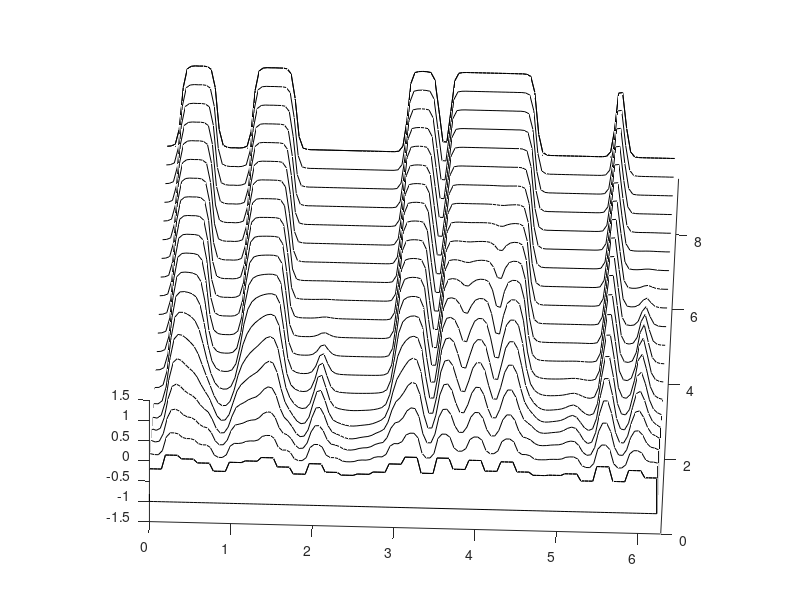
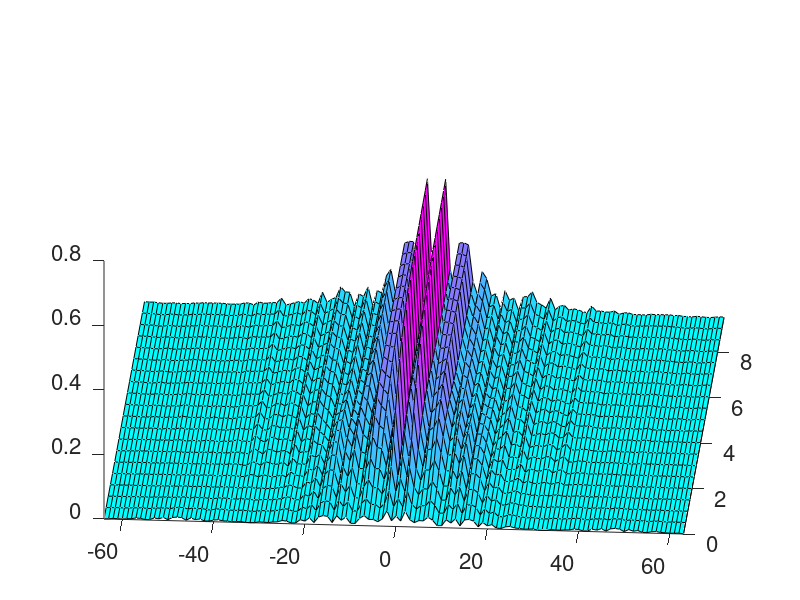

The MATLAB source for these figures, in order: (Note: this script raises an error after producing the figures.)
% ac.m solving u_t=u_xx+u-u^3 by semi-implicit time stepping via FFT 
n=128; dx=2*pi/n; x=0:dx:2*pi-dx; nu=0.001; h=0.1; 
ssteps=5; % ssteps=small steps, internal integration loop 
psteps=20;% psteps=plotting steps=number of time slices to plot 
tmax=h*(psteps-1)*ssteps;t=0; % holds F-multipliers 
nv = fftshift(-n/2:1:n/2-1);mu=1./(1+nv.^2*h*nu); % holds F-multipliers 
% generate IC 'blockwise random' 
nb=4; u0=[]; for k=1:n/nb; u0=[u0 0.5*(rand(1,1)-0.5)*ones(1,nb)]; end
tv=0:h*ssteps:h*(psteps-1)*ssteps; 
[X,T]=meshgrid(x,tv); [N,T]=meshgrid(-n/2:n/2-1,tv);
ua=zeros(psteps,n); ua(1,:)=u0; u=u0; uh=fft(u0);% ua holds u(x,t) for plotting 
va=zeros(psteps,n); va(1,:)=abs(fftshift(uh))/n; % for F-coefficients 
for i=2:psteps
    for j=1:ssteps 
    fh=fft(u-u.*u.*u); uh=mu.*(uh+h*fh);u=ifft(uh);
    end
    ua(i,:)=real(u);va(i,:)=abs(fftshift(uh))/n;t=t+ssteps*h;
end
figure(1);clf;surf(X,T,ua);set(gca,'FontSize',16);colormap cool;
axis([0 2*pi-dx 0 tmax -1.1 1.1]);view(4,40); grid off;
figure(2);clf;surf(N,T,va);set(gca,'FontSize',16);colormap cool;
axis([-n/2 n/2-1 0 tmax 0 0.8]);view(4,40); grid off;
%%
figure(1);clf;
waterfall(X,T,ua);colormap(1e-6*[1 1 1]);
axis([0 2*pi 0 tmax]);view(2,44);pbaspect([1 1 .33]);grid off
%%
% long-time behaviour
more=1;more=ask('longer time? (Y/n)',more);
while more==1
for i=1:100
    ff=fft(u-u.*u.*u); uf=fft(u);uf=mu.*(uf+h*ff);u=ifft(uf);
    vh=fft(v);v2h=aap(vh,vh);v3h=aap(vh,v2h);
    fh=vh-v3h; vh=mu.*(vh+h*fh);v=ifft(vh);
end
t=t+100*h;figure(2);clf;plot(x,real(u),x,real(v),'-o');
title(['t= ',num2str(t)]);more=ask('longer time? (Y/n)',more);
end

